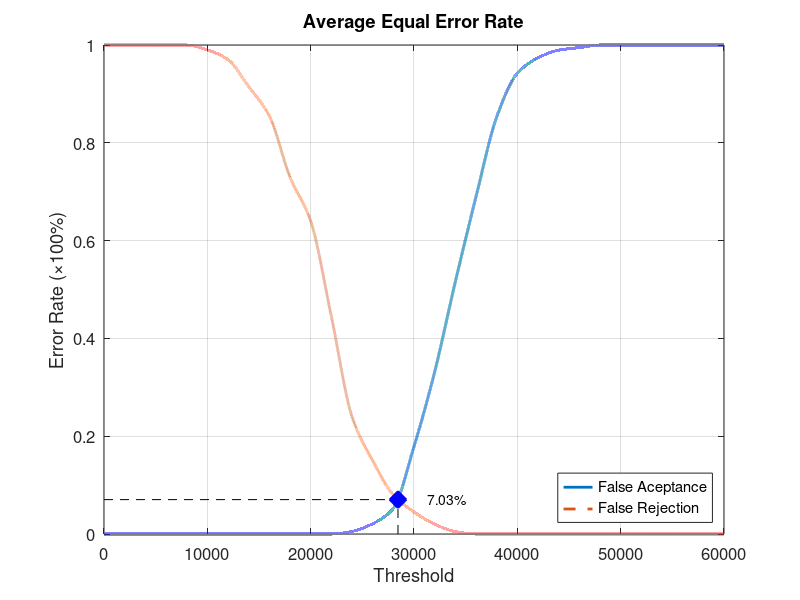
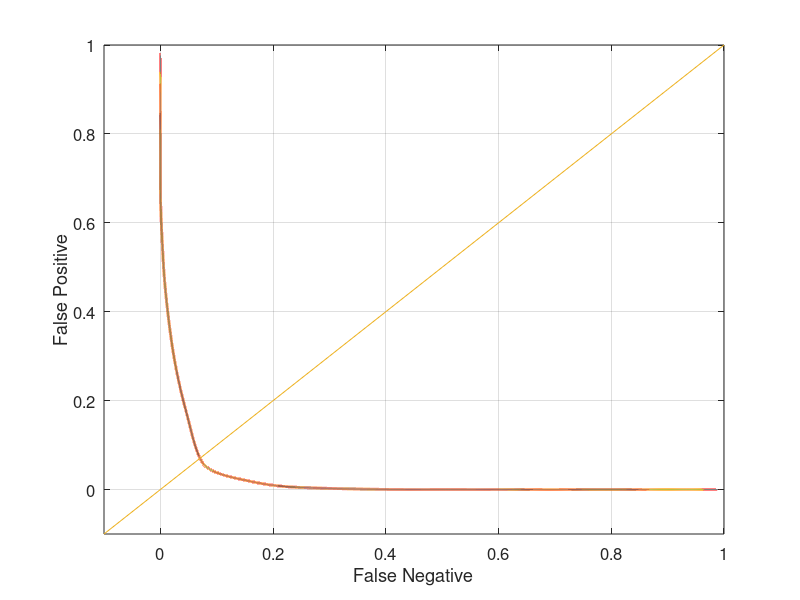

Source code (MATLAB) for these figures, in order:
function yEER = Database4_3
close all;
clear;
clc;
x = 0:2000:60000;
xq = 0:0.5:60000;

y0 = [0 0 0 0 0 0 0 0 0 0 0 0 0.00526316 0.0210526 0.0526316 0.178947 0.331579 0.515789 0.689474 0.852632 0.942105 0.973684 0.989474 0.994737 1 1 1 1 1 1 1];
yy0 = interp1(x, y0, xq, 'pchip');
y1 = [1 1 1 1 1 0.99 0.97 0.915 0.855 0.73 0.64 0.445 0.24 0.15 0.08 0.045 0.02 0.005 0 0 0 0 0 0 0 0 0 0 0 0 0];
yy1 = interp1(x, y1, xq, 'pchip');

% Calculating EER: 
y2 = abs(y0 - y1);
find(y2 == min(y2))
yy2 = abs(yy0 - yy1);
xEER = find(yy2 == min(yy2));
xEERIndex = xq(xEER) % X-axis EER
yEER = yy0(xEER) % Y-axis EER

main = figure
plot(xq, yy0,'-','LineWidth', 2);	hold on
plot(xq, yy1,'--','LineWidth', 2);	hold on
plot([xEERIndex xEERIndex], [0 yEER], 'k--');	hold on
plot([0 xEERIndex], [yEER yEER], 'k--');	hold on
plot(xEERIndex, yEER, 'bx', 'LineWidth', 10);	hold on
text(xEERIndex + 10 * xEERIndex / 100, yEER, [num2str(round((10000 * yEER)) / 100) '%'])
legend('False Aceptance', 'False Rejection', 'Location', 'SouthEast')
xlabel('Threshold')
ylabel('Error Rate (\times100%)')
title('Average Equal Error Rate')
set(gca, 'FontSize', 12)
axis([0 60000 0 1])
grid on

print(main, 'Database4_3Main', '-dpng');
FNRxFPR = figure('Color', [1 1 1]);
plot(yy1, yy0, '-', yy1, yy0, 'LineWidth', 2);
hold on
y = -0.1:0.1:1
plot(y, y); 
set(gca, 'FontSize', 12)
xlabel('False Negative')
ylabel('False Positive')
axis([-0.1 1 -0.1 1])
set(gca, 'FontSize', 12)
grid on

print(FNRxFPR, 'Database4_3FNRxFPR','-dpng');
end
